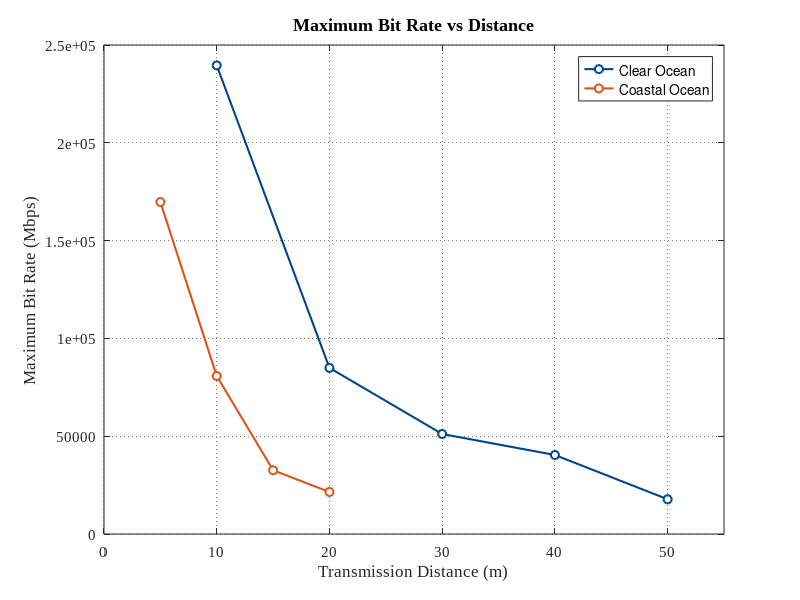
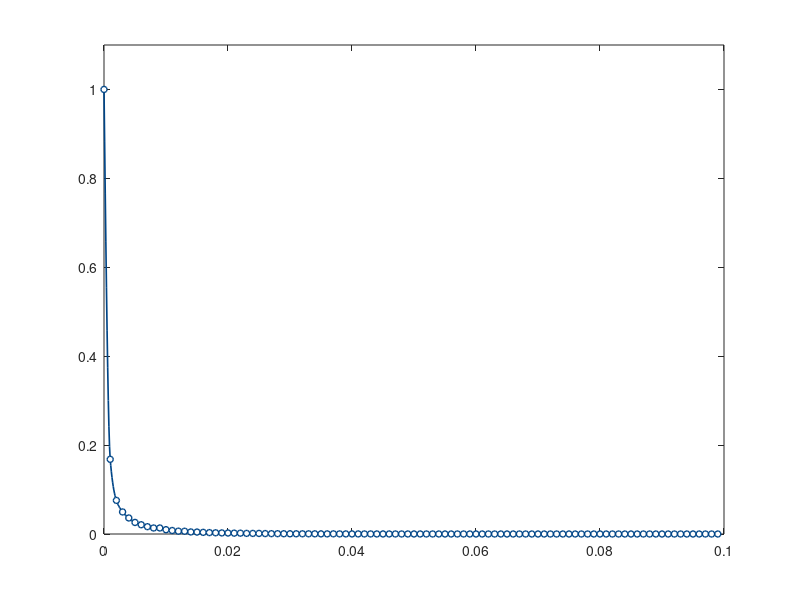

Recreate these plots in MATLAB, in order. (Note: this script raises an error after producing the figures.)
%% 绘图代码：最大通信速率联合分析与归一化 CIR 波形抽取 (640x480 版)
clc; clear; close all;

try
    % 加载多距离 WCI-MC CIR 仿真数据
    load('data_exp8_CIR_Dist.mat'); 
catch
    error('未找到 data_exp8_CIR_Dist.mat，请先运行仿真脚本。');
end

% ==================== 参数定制配置区 ====================
% 1. CIR 波形抽取距离设置 (单位: m)
sel_distances = [50, 20]; 

% 2. CIR 波形显示的时间截断上限 (单位: ns)
time_display_limits = [0.1, 0.1]; 

% 3. 图像尺寸固定为 640x480
fig_size = [640, 480];

% 4. 视觉配置
colors = [0, 0.27, 0.53;   % 深蓝色 (Oxford Blue)
          0.85, 0.33, 0.1]; % 砖红色 (Brick Red)
line_width_main = 1.2; 
% ========================================================

num_water = length(water_params);

fprintf('\n=========================================================================\n');
fprintf('>>> 实验数据绘图：通信速率联合分析与归一化 CIR 波形抽取 <<<\\n');
fprintf('=========================================================================\n');

%% 任务 1: 计算最大通信速率并在同一张图中联合绘制 (右上角图例)
figure('Name', 'Combined Max Bit Rate', 'Color', 'w', 'Position', [100, 200, fig_size(1), fig_size(2)]);
hold on; box on;

h_plots = zeros(1, num_water); 
labels = cell(1, num_water);

for w = 1:num_water
    wp = water_params(w);
    L_arr = wp.L_arr;
    num_d = length(L_arr);
    rate_arr = zeros(1, num_d);
    
    for d_idx = 1:num_d
        E_bal = E_Ballistic_Total{w, d_idx};
        E_scat = CIR_WCIMC_Scattered{w, d_idx};
        t_full_ns = [0, (Time_Axis{w, d_idx} + dt) * 1e9];
        E_full = [E_bal, E_scat];
        
        % 严格基于原始能量计算 RMS Delay
        total_e = sum(E_full);
        if total_e > 0
            tau_mean = sum(t_full_ns .* E_full) / total_e;
            rms_val = sqrt(sum(((t_full_ns - tau_mean).^2) .* E_full) / total_e);
        else
            rms_val = 0;
        end
        
        % 计算最大码速率 R <= 1 / (10 * D_rms)
        if rms_val > 0
            rate_arr(d_idx) = 1 / (10 * rms_val * 1e-9) / 1e6;
        else
            rate_arr(d_idx) = NaN; 
        end
    end
    
    % 绘制速率-距离曲线
    h_plots(w) = plot(L_arr, rate_arr, '-o', 'Color', colors(w,:), ...
        'LineWidth', 1.5, 'MarkerSize', 6, 'MarkerFaceColor', 'w');
    labels{w} = wp.name;
end

% 图表 1 格式化
grid on; 
set(gca, 'GridLineStyle', ':', 'GridAlpha', 0.6, 'FontSize', 11, 'FontName', 'Times New Roman');
xlabel('Transmission Distance (m)', 'FontSize', 12);
ylabel('Maximum Bit Rate (Mbps)', 'FontSize', 12);
title('Maximum Bit Rate vs Distance', 'FontSize', 13, 'FontWeight', 'bold');
legend(h_plots, labels, 'Location', 'northeast', 'FontSize', 10);
xlim([0, max(cellfun(@max, {water_params.L_arr})) + 5]); 

%% 任务 2: 抽取选定距离的原始 CIR 波形并进行归一化绘图
for w = 1:num_water
    wp = water_params(w);
    t_limit = time_display_limits(w);
    
    [~, d_idx] = min(abs(wp.L_arr - sel_distances(w)));
    actual_L = wp.L_arr(d_idx);
    
    E_bal = E_Ballistic_Total{w, d_idx};
    E_scat = CIR_WCIMC_Scattered{w, d_idx};
    E_tot = E_bal + sum(E_scat);
    direct_ratio = E_bal / E_tot;
    
    t_full_ns = [0, (Time_Axis{w, d_idx} + dt) * 1e9];
    h_full_dens = [E_bal, E_scat] / (E_tot * dt * 1e9);
    
    % 按照时间截断上限筛选数据
    mask = (t_full_ns <= t_limit);
    t_plot = t_full_ns(mask);
    h_raw = h_full_dens(mask);
    
    % --- 核心：进行峰值归一化 ---
    if ~isempty(h_raw) && max(h_raw) > 0
        h_plot = h_raw / max(h_raw);
    else
        h_plot = h_raw;
    end
    
    % 计算物理指标 (基于原始能量，不随绘图归一化改变)
    total_e_tmp = sum([E_bal, E_scat]);
    tau_mean_tmp = sum(t_full_ns .* [E_bal, E_scat]) / total_e_tmp;
    rms_val = sqrt(sum(((t_full_ns - tau_mean_tmp).^2) .* [E_bal, E_scat]) / total_e_tmp);
    
    % 视觉连接用的保形插值曲线
    t_curve = linspace(min(t_plot), max(t_plot), 1000);
    h_curve = pchip(t_plot, h_plot, t_curve);
    
    % 绘制独立 CIR 波形图
    figure('Name', sprintf('Normalized CIR - %s (%dm)', wp.name, actual_L), ...
        'Color', 'w', 'Position', [150+w*50, 150, fig_size(1), fig_size(2)]);
    hold on; box on;
    
    plot(t_curve, h_curve, '-', 'Color', colors(w,:), 'LineWidth', line_width_main, 'HandleVisibility', 'off');
    plot(t_plot, h_plot, 'o', 'Color', colors(w,:), ...
        'LineWidth', 1, 'MarkerSize', 4.5, 'MarkerFaceColor', 'w', ...
        'DisplayName', 'WCI-MC Simulation');
    
    % 坐标轴设置
    xlim([0, t_limit]); 
    ylim([0, 1.1]); % 归一化后 y 轴锁定在 1.1 左右即可
    drawnow;
    
    ax = gca;
    current_xticks = xticks; 
    if length(current_xticks) > 1
        exp_val = floor(log10(current_xticks(2) - current_xticks(1))); 
    else
        exp_val = floor(log10(t_limit));
    end
    ax.XAxis.Exponent = min(exp_val, 0);
    ax.XAxis.TickLabelFormat = '%g'; 
    
    grid on; set(ax, 'GridLineStyle', ':', 'GridAlpha', 0.5, 'FontSize', 11, 'FontName', 'Times New Roman');
    xlabel('Time (ns)', 'FontSize', 12); 
    ylabel('Normalized CIR h(t)/max[h(t)]', 'FontSize', 12);
    title(sprintf('Impulse Response: %s (%dm)', wp.name, actual_L), 'FontSize', 13, 'FontWeight', 'bold');
    
    legend({'WCI-MC Simulation'}, 'Location', 'northeast', 'FontSize', 10);
    
    metrics_str = {
        sprintf('Distance: %d m', actual_L), ...
        sprintf('Direct Ratio: %.4f', direct_ratio), ...
        sprintf('RMS Delay: %.4f ns', rms_val)
    };
    text(0.52, 0.55, metrics_str, 'Units', 'normalized', 'FontSize', 10, 'FontName', 'Times New Roman', ...
        'BackgroundColor', [1 1 1 0.8], 'EdgeColor', [0.8 0.8 0.8], 'Margin', 6);
end
